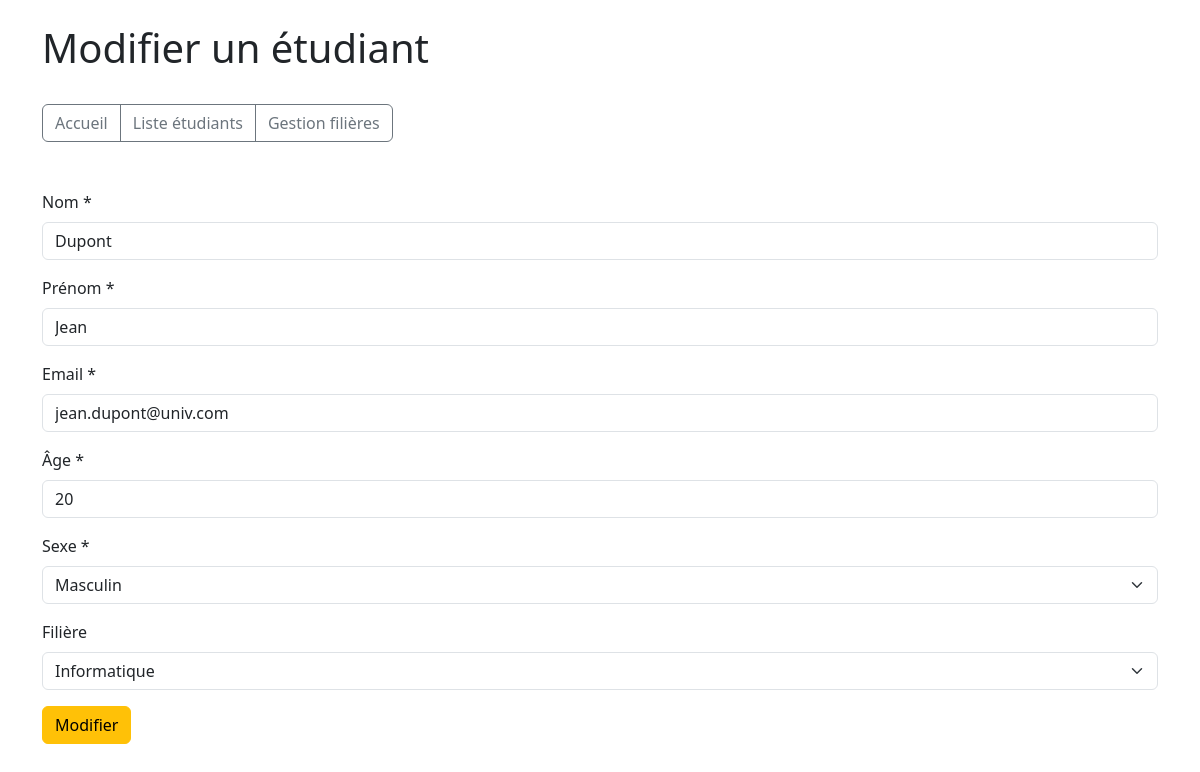
The app's page /demo/etudiants_edit.php?id=2 with its own data.
### tables this page shows
CREATE TABLE IF NOT EXISTS etudiants (
    id INT AUTO_INCREMENT PRIMARY KEY,
    nom VARCHAR(100) NOT NULL,
    prenom VARCHAR(100) NOT NULL,
    email VARCHAR(150) NOT NULL UNIQUE,
    age INT NOT NULL,
    sexe ENUM('M', 'F') NOT NULL,
    filiere_id INT DEFAULT NULL,
    created_at DATETIME DEFAULT CURRENT_TIMESTAMP,
    FOREIGN KEY (filiere_id) REFERENCES filieres(id) ON DELETE SET NULL
);

CREATE TABLE IF NOT EXISTS filieres (
    id INT AUTO_INCREMENT PRIMARY KEY,
    nom VARCHAR(100) NOT NULL,
    description TEXT,
    created_at DATETIME DEFAULT CURRENT_TIMESTAMP
);

### app/Config.php (called while the page is built, shortened)
<?php
class Config
{
    private static array $configs = [];
    public static function get(string $file): array
    {
        $configPath = __DIR__ . '/../config/' . $file . '.php';
        self::$configs[$file] = require $configPath;
        return self::$configs[$file];
    }
}

### config/database.php (called while the page is built)
<?php
return [
    'hostname' => 'localhost',
    'username' => 'root',
    'password' => '',
    'dbname' => 'test',
    'port' => '3307',
    'charset' => 'utf8'
];

### app/Database.php (called while the page is built, shortened)
<?php
require_once 'Config.php';
class Database
{
    private static ?\PDO $pdo = null;
    public static function connectTo(): \PDO
    {
        $config = Config::get('database');
        try {
            $dsn = "mysql:host={$config['hostname']};dbname={$config['dbname']};port={$config['port']};charset={$config['charset']}";
            self::$pdo = new \PDO($dsn, $config['username'], $config['password'], [
                \PDO::ATTR_ERRMODE => \PDO::ERRMODE_EXCEPTION,
                \PDO::ATTR_DEFAULT_FETCH_MODE => \PDO::FETCH_ASSOC,
                \PDO::ATTR_EMULATE_PREPARES => false
            ]);
            return self::$pdo;
        } catch (\PDOException $e) {
            throw new \Exception("Erreur de connexion à la base de données : " . $e->getMessage());
        }
    }
}

### app/Model.php (called while the page is built, shortened)
<?php
class Model
{
    private static ?\PDO $pdo = null;
    private string $table;
    private string $primaryKey;
    public function __construct(string $table, string $primaryKey)
    {
        $this->table = $table;
        $this->primaryKey = $primaryKey;
        if (self::$pdo === null) {
            self::$pdo = Database::connectTo();
        }
    }
    public function read(int $id = null, string $orderBy = null): array
    {
        if ($id) {
            $sql = "SELECT * FROM {$this->table} WHERE {$this->primaryKey} = :{$this->primaryKey}";
            $statement = self::$pdo->prepare($sql);
            $statement->execute([$this->primaryKey => $id]);
            return $statement->fetch() ?: [];
        } else {
            $orderBy = $orderBy ?? "{$this->primaryKey} DESC";
            $sql = "SELECT * FROM {$this->table} ORDER BY {$orderBy}";
            $statement = self::$pdo->query($sql);
            return $statement->fetchAll();
        }
    }
}

### app/Security.php (called while the page is built, shortened)
<?php
class Security
{
    public static function escape(string $data): string
    {
        return htmlspecialchars($data, ENT_QUOTES, 'UTF-8');
    }
}

### demo/etudiants_edit.php (the view, shortened to what this page needs)
<?php
require_once __DIR__ . '/../app/Database.php';
require_once __DIR__ . '/../app/Model.php';
require_once __DIR__ . '/../app/Security.php';
$etudiant = [];
$filieres = [];
$id = (int)($_GET['id'] ?? 0);
try {
    $etudiantModel = new Model('etudiants', 'id');
    $etudiant = $etudiantModel->read($id);
} catch (Exception $e) {
    $message = Alert::error('Erreur lors du chargement : ' . $e->getMessage());
}
try {
    $filiereModel = new Model('filieres', 'id');
    $filieres = $filiereModel->read();
} catch (Exception $e) {
    $filieres = [];
}
?>
<!DOCTYPE html>
<html lang="fr">
<head>
    <link href="../bootstrap-5.3.7-dist/css/bootstrap.min.css" rel="stylesheet">
</head>
<body>
    <div class="container mt-4">
        <h1>Modifier un étudiant</h1>
        <div class="btn-group my-4" role="group">
            <a href="index.php" class="btn btn-outline-secondary">Accueil</a>
            <a href="etudiants_list.php" class="btn btn-outline-secondary">Liste étudiants</a>
            <a href="filieres.php" class="btn btn-outline-secondary">Gestion filières</a>
        </div>
        <?php if (!empty($etudiant)): ?>
        <form method="POST" class="mt-4">
                <div class="mb-3">
                    <label for="nom" class="form-label">Nom *</label>
                    <input type="text" class="form-control" id="nom" name="nom"
                           value="<?= Security::escape($etudiant['nom']) ?>" required>
                </div>
                <div class="mb-3">
                    <label for="prenom" class="form-label">Prénom *</label>
                    <input type="text" class="form-control" id="prenom" name="prenom"
                           value="<?= Security::escape($etudiant['prenom']) ?>" required>
                </div>
                <div class="mb-3">
                    <label for="email" class="form-label">Email *</label>
                    <input type="email" class="form-control" id="email" name="email"
                           value="<?= Security::escape($etudiant['email']) ?>" required>
                </div>
                <div class="mb-3">
                    <label for="age" class="form-label">Âge *</label>
                    <input type="number" class="form-control" id="age" name="age"
                           min="16" max="99" value="<?= Security::escape($etudiant['age'] ?? '') ?>" required>
                </div>
                <div class="mb-3">
                    <label for="sexe" class="form-label">Sexe *</label>
                    <select class="form-select" id="sexe" name="sexe" required>
                        <option value="M" <?= ($etudiant['sexe'] ?? '') == 'M' ? 'selected' : '' ?>>Masculin</option>
                    </select>
                </div>
                <div class="mb-3">
                    <label for="filiere_id" class="form-label">Filière</label>
                    <select class="form-select" id="filiere_id" name="filiere_id">
                        <?php foreach ($filieres as $filiere): ?>
                            <option value="<?= $filiere['id'] ?>"
                                    <?= ($etudiant['filiere_id'] == $filiere['id']) ? 'selected' : '' ?>>
                                <?= Security::escape($filiere['nom']) ?>
                            </option>
                        <?php endforeach; ?>
                    </select>
                </div>
                <div class="mb-3">
                    <button type="submit" name="modifier" class="btn btn-warning">Modifier</button>
                </div>
        </form>
        <?php else: ?>
        <div class="alert alert-danger">
            Enregistrement non trouvé ou erreur de chargement.
        </div>
        <?php endif; ?>
    </div>
</body>
</html>

### records on screen
etudiants: nom "Dupont", prenom "Jean", email "jean.dupont@univ.com", age "20", sexe "Masculin", filiere_id "Informatique"
